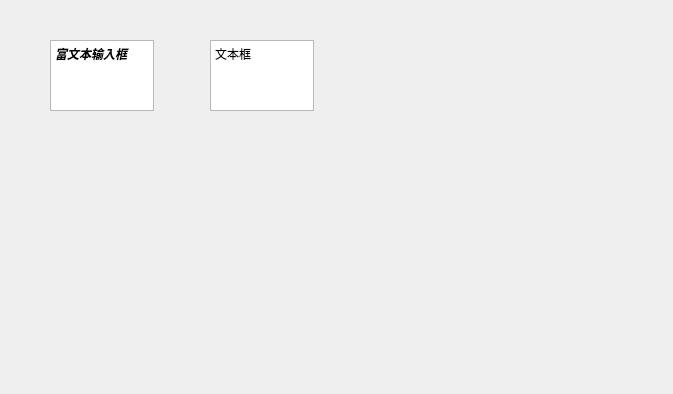
<?xml version="1.0" encoding="UTF-8"?>
<ui version="4.0">
 <class>Form</class>
 <widget class="QWidget" name="Form">
  <property name="geometry">
   <rect>
    <x>0</x>
    <y>0</y>
    <width>673</width>
    <height>394</height>
   </rect>
  </property>
  <property name="windowTitle">
   <string>Form</string>
  </property>
  <widget class="QTextEdit" name="textEdit">
   <property name="geometry">
    <rect>
     <x>50</x>
     <y>40</y>
     <width>104</width>
     <height>71</height>
    </rect>
   </property>
   <property name="html">
    <string>&lt;!DOCTYPE HTML PUBLIC &quot;-//W3C//DTD HTML 4.0//EN&quot; &quot;http://www.w3.org/TR/REC-html40/strict.dtd&quot;&gt;
&lt;html&gt;&lt;head&gt;&lt;meta name=&quot;qrichtext&quot; content=&quot;1&quot; /&gt;&lt;meta charset=&quot;utf-8&quot; /&gt;&lt;style type=&quot;text/css&quot;&gt;
p, li { white-space: pre-wrap; }
hr { height: 1px; border-width: 0; }
li.unchecked::marker { content: &quot;\2610&quot;; }
li.checked::marker { content: &quot;\2612&quot;; }
&lt;/style&gt;&lt;/head&gt;&lt;body style=&quot; font-family:'Microsoft YaHei UI'; font-size:9pt; font-weight:400; font-style:normal;&quot;&gt;
&lt;p style=&quot; margin-top:0px; margin-bottom:0px; margin-left:0px; margin-right:0px; -qt-block-indent:0; text-indent:0px;&quot;&gt;&lt;span style=&quot; font-weight:700; font-style:italic;&quot;&gt;富文本输入框&lt;/span&gt;&lt;/p&gt;&lt;/body&gt;&lt;/html&gt;</string>
   </property>
  </widget>
  <widget class="QPlainTextEdit" name="plainTextEdit">
   <property name="geometry">
    <rect>
     <x>210</x>
     <y>40</y>
     <width>104</width>
     <height>71</height>
    </rect>
   </property>
   <property name="plainText">
    <string>文本框</string>
   </property>
  </widget>
 </widget>
 <resources/>
 <connections/>
</ui>
